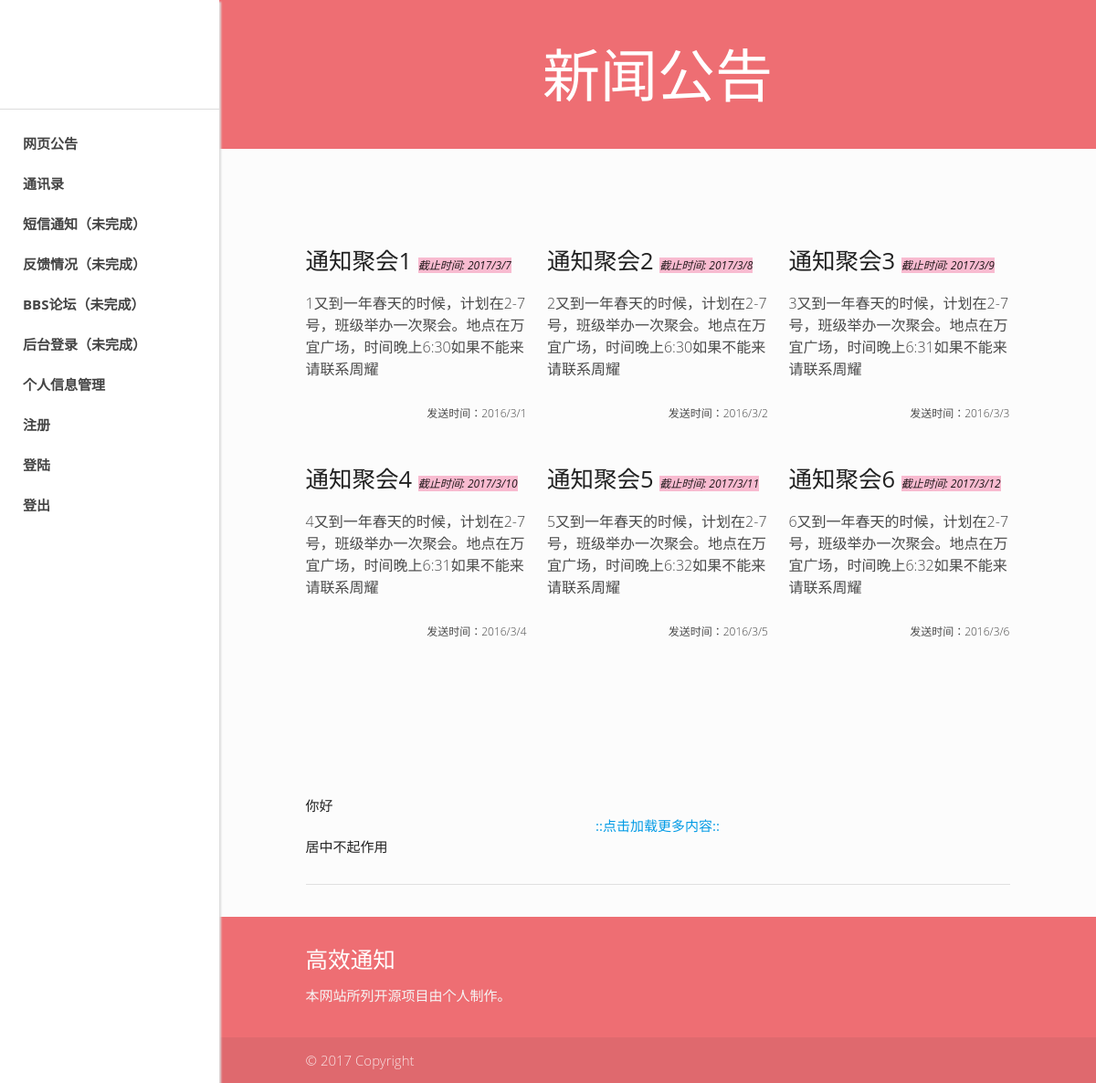
The page /info/get/news on the database its author committed.
### app/model.py (models this page shows, shortened)
class News(db.Model):
    id = db.Column(db.String, primary_key=True)
    post_time = db.Column(db.String(20))
    post_nickname = db.Column(db.String(20))
    news_title = db.Column(db.String(150))
    news_content = db.Column(db.String(1000))
    end_time = db.Column(db.String)

### app/main/view.py (the view)
@main.route("/info/get/news")
def news_info():
    all_news = News.query.all()
    return render_template("News.html", news=all_news, i=len(all_news))

### app/templates/News.html (shortened to what this page needs)
{% extends "Base.html" %}
{% block body %}
    {{ super() }}
{% endblock %}
{% block content %}
    <div class="row">
     <div class="section"></div>
     <div class="section"></div>
         {% for index in range(0,i) %}
            <div class="col s12 m4">
                <br/>
                {% if(index<6) %}
                <div class="promo-caption">
                    <div class="promo-caption">
                        {{ news[index].news_title  }}
                        <i class="text-sm right-align pink lighten-4">截止时间: {{ news[index].end_time }}</i>
                    </div>
                    <p class="light text-lg">{{ news[index].news_content }}</p>
                    <p class="light text-sm right">发送时间：{{ news[index].post_time }}</p>
                </div>
                {% endif %}
                <br/> <br/>
            </div>
        {% endfor %}
    </div>
    <div>你好</div>
    <div class="center"> <a href="javascript:;" class="get_more">::点击加载更多内容::</a></div>
    <div>居中不起作用</div>
    <div class="section"></div>
{% endblock %}
{% block content_title %}
    新闻公告
{% endblock %}

### app/static/index.css (style rules this page uses)
html { font-family: 'Open Sans', Helvetica, Tahoma, Arial, "Microsoft YaHei", "微软雅黑", STXihei, "华文细黑", SimSun, "宋体", Heiti, "黑体", sans-serif; }
.text-sm { font-size: 12px; }
.text-lg { font-size: 16px; }
html { background-color: #fcfcfc; }
.promo-caption { font-size: 1.7rem; font-weight: 500; margin-top: 5px; margin-bottom: 0; }
p { color: rgba(0,0,0,0.71); padding: 0; -webkit-font-smoothing: antialiased; }

### rows shown on the page
News: news_title "通知聚会1", end_time "2017/3/7", news_content "1又到一年春天的时候，计划在2-7号，班级举办一次聚会。地点在万宜广场，时间晚上6:30如果不能来请联系周耀", post_time "2016/3/1"
News: news_title "通知聚会2", end_time "2017/3/8", news_content "2又到一年春天的时候，计划在2-7号，班级举办一次聚会。地点在万宜广场，时间晚上6:30如果不能来请联系周耀", post_time "2016/3/2"
News: news_title "通知聚会3", end_time "2017/3/9", news_content "3又到一年春天的时候，计划在2-7号，班级举办一次聚会。地点在万宜广场，时间晚上6:31如果不能来请联系周耀", post_time "2016/3/3"
News: news_title "通知聚会4", end_time "2017/3/10", news_content "4又到一年春天的时候，计划在2-7号，班级举办一次聚会。地点在万宜广场，时间晚上6:31如果不能来请联系周耀", post_time "2016/3/4"
News: news_title "通知聚会5", end_time "2017/3/11", news_content "5又到一年春天的时候，计划在2-7号，班级举办一次聚会。地点在万宜广场，时间晚上6:32如果不能来请联系周耀", post_time "2016/3/5"
News: news_title "通知聚会6", end_time "2017/3/12", news_content "6又到一年春天的时候，计划在2-7号，班级举办一次聚会。地点在万宜广场，时间晚上6:32如果不能来请联系周耀", post_time "2016/3/6"
